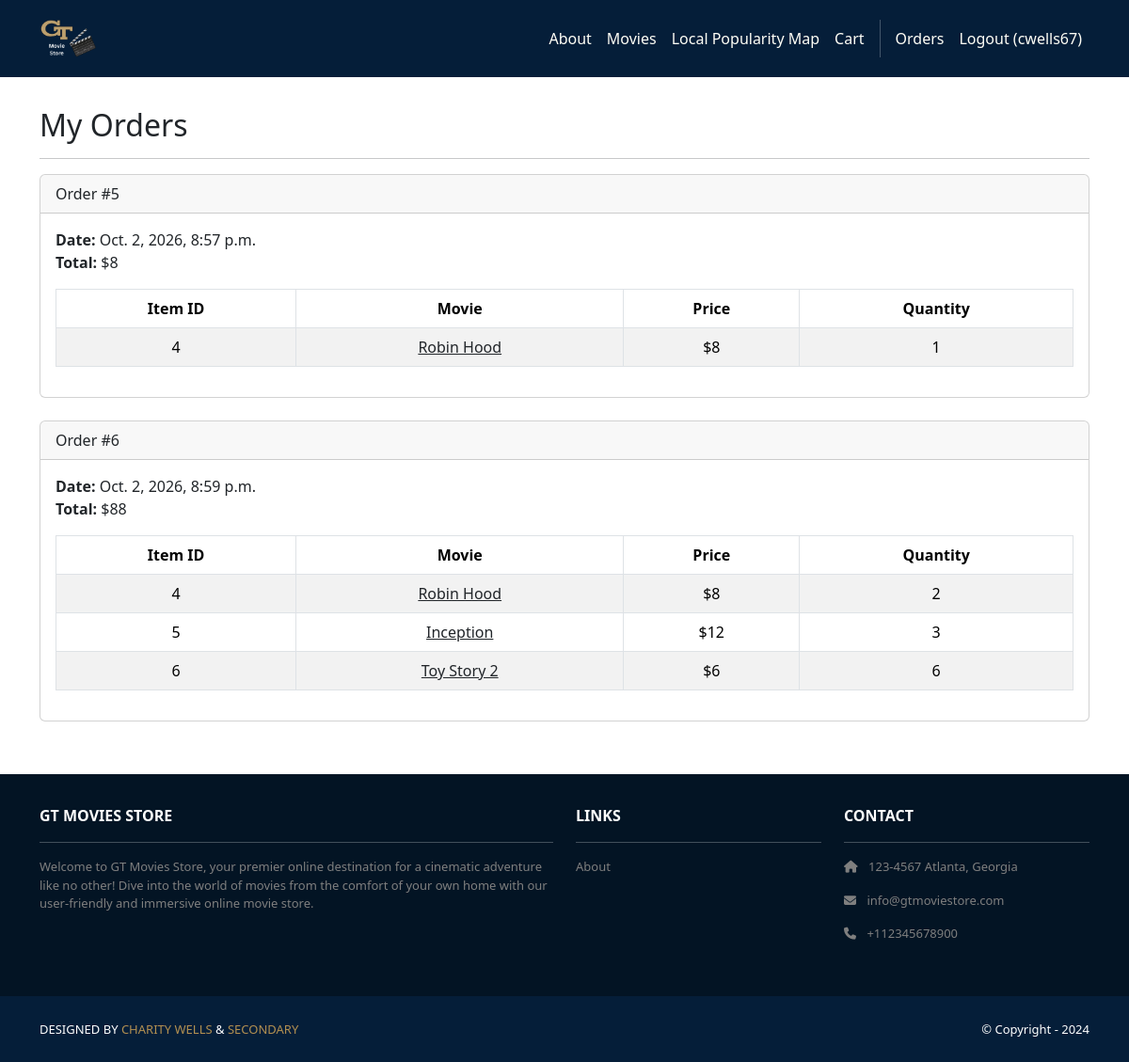
The page /accounts/orders/ (signed in) on the database its author committed.
### cart/models.py (models this page shows, shortened)
class Order(models.Model):
    id = models.AutoField(primary_key=True)
    total = models.IntegerField()
    item_num = models.IntegerField()
    date = models.DateTimeField(auto_now_add=True)
    region = models.CharField(max_length=50, blank=True, default='')
    user = models.ForeignKey(User, on_delete=models.CASCADE)

class Item(models.Model):
    id = models.AutoField(primary_key=True)
    price = models.IntegerField()
    quantity = models.IntegerField()
    order = models.ForeignKey(Order, on_delete=models.CASCADE)
    movie = models.ForeignKey(Movie, on_delete=models.CASCADE)

### movies/models.py (models this page shows, shortened)
class Movie(models.Model):
    id = models.AutoField(primary_key=True)
    name = models.CharField(max_length=255)
    price = models.IntegerField()
    description = models.TextField()
    image = models.ImageField(upload_to='movie_images/')

### accounts/views.py (the view)
# urls.py: path('orders/', views.orders, name='accounts.orders'),
@login_required
def orders(request):
    template_data = {}
    template_data['title'] = 'Orders'
    template_data['orders'] = request.user.order_set.all()
    return render(request, 'accounts/orders.html',
        {'template_data': template_data})

### accounts/templates/accounts/orders.html
{% extends 'base.html' %}
{% block content %}
<div class="p-3">
    <div class="container">
        <div class="row mt-3">
            <div class="col mx-auto mb-3">
                <h2>My Orders</h2>
                <hr />
                {% for order in template_data.orders %}
                <div class="card mb-4">
                    <div class="card-header">
                        Order #{{ order.id }}
                    </div>
                    <div class="card-body">
                        <b>Date:</b> {{ order.date }}<br />
                        <b>Total:</b> ${{ order.total }}<br />
                        <table class="table table-bordered table-striped text-center mt-3">
                            <thead>
                                <tr>
                                    <th scope="col">Item ID</th>
                                    <th scope="col">Movie</th>
                                    <th scope="col">Price</th>
                                    <th scope="col">Quantity</th>
                                </tr>
                            </thead>
                            <tbody>
                                {% for item in order.item_set.all %}
                                <tr>
                                    <td>{{ item.movie.id }}</td>
                                    <td>
                                        <a class="link-dark"
                                           href="{% url 'movies.show' id=item.movie.id %}">
                                            {{ item.movie.name }}
                                        </a>
                                    </td>
                                    <td>${{ item.movie.price }}</td>
                                    <td>{{ item.quantity }}</td>
                                </tr>
                                {% endfor %}
                            </tbody>
                        </table>
                    </div>
                </div>
                {% endfor %}
            </div>
        </div>
    </div>
</div>
{% endblock content %}

### moviesstore/templates/base.html (shortened to what this page needs)
<!DOCTYPE html>
<html>
    {% load static %}
    <head>
        <link href=
                "https://cdn.jsdelivr.net/npm/bootstrap@5.3.3/dist/css/bootstrap.min.css" rel="stylesheet">
        <link rel=
           "stylesheet" href=
                "https://cdnjs.cloudflare.com/ajax/libs/font-awesome/6.1.1/css/all.min.css">
        <link rel="stylesheet" type="text/css"
              href="{% static 'css/style.css' %}">
    </head>
    <body>
        <nav class="p-3 navbar navbar-dark bg-dark navbar-expand-lg">
            <div class="container">
                <a class="navbar-brand"
                   href="{% url 'home.index' %}">
                    <img src="{% static 'img/gtmovielogo.png' %}" alt="logo"
                         height="40" />
                </a>
                <div class="collapse navbar-collapse"
                     id="navbarNavAltMarkup">
                    <div class="navbar-nav ms-auto navbar-ml">
                        <a class="nav-link"
                           href="{% url 'home.about' %}">About</a>
                        <a class="nav-link"
                           href="{% url 'movies.index' %}">Movies</a>
                        <a class="nav-link" href="{% url 'movies.popularity_map' %}">Local Popularity Map</a>
                        <a class="nav-link"
                           href="{% url 'cart.index' %}">Cart</a>
                        {% if user.is_authenticated %}
                        <a class="nav-link"
                           href="{% url 'accounts.orders' %}">Orders
                        </a>
                        <a class="nav-link" href="{% url 'accounts.logout' %}">
                            Logout ({{ user.username }})
                        </a>
                        {% endif %}
                    </div>
                </div>
            </div>
        </nav>
        <div>
            {% block content %}
            {% endblock content %}
        </div>
        <section class="p-3 ms-footer d-none d-md-block">
            <div class="container">
                <div class="row mt-3 text-white">
                    <div class="col-md-6 col-lg-6 col-xl-6
                            mx-auto mb-4">
                        <b>GT MOVIES STORE</b>
                        <hr />
                        <p>
                            Welcome to GT Movies Store, your premier online
                            destination for a cinematic adventure like no other!
                            Dive into the world of movies from the comfort of your
                            own home with our user-friendly and immersive online movie
                             store.
                        </p>
                    </div>
                    <div class="col-md-3 col-lg-3 col-xl-3
                            mx-auto mb-4">
                        <b>LINKS</b>
                        <hr />
                        <p><a class="nav-link"
                            href="{% url 'home.about' %}">
                            About
                        </a></p>
                    </div>
                    <div class="col-md-3 col-lg-3 col-xl-3 mx-auto
                            mb-4">
                        <b>CONTACT</b>
                        <hr />
                        <p><i class="fas fa-home me-2"></i>
                            123-4567 Atlanta, Georgia
                        </p>
                        <p><i class="fas fa-envelope me-2"></i>
                            info@gtmoviestore.com
                        </p>
                        <p><i class="fas fa-phone me-2"></i>
                            +112345678900
                        </p>
                    </div>
                </div>
            </div>
        </section>
        <section class="p-3 ms-footer-bottom bg-dark">
            <div class="container d-flex justify-content-between">
                <div class="me-5 text-white">
                    <span>DESIGNED BY
                        <a href="https://www.x.com/charwell"
                           target="_blank">CHARITY WELLS</a> &
                        <a href="https://www.x.com/secondary"
                           target="_blank">SECONDARY</a>
                    </span>
                </div>
                <div class="text-white">
                    <span>© Copyright - 2024</span>
                </div>
            </div>
        </section>
    </body>
</html>

### moviesstore/static/css/style.css (style rules this page uses)
:root { --gt-navy: #051E39; --gt-gold: #B39051; --gt-gold_dark: #8F713D; --gt-navy-medium: #003D69; }
.navbar a.nav-link { color: #FFFEF6 !important; }
.bg-dark { background-color: #051E39 !important; }
.ms-footer { background-color: #031424; bottom:0; }
.ms-footer p { color: #7F7F7F; font-size: 13px; }
.ms-footer-bottom span { font-size: 13px; line-height: 38px; }
.ms-footer-bottom a { color: #B39051; text-decoration: none; }

### rows shown on the page
Order: id "5", date "Oct. 2, 2026, 8:57 p.m.", total "8"
Item: movie.id "4", movie.name "Robin Hood", movie.price "8", quantity "1"
Order: id "6", date "Oct. 2, 2026, 8:59 p.m.", total "88"
Item: movie.id "4", movie.name "Robin Hood", movie.price "8", quantity "2"
Item: movie.id "5", movie.name "Inception", movie.price "12", quantity "3"
Item: movie.id "6", movie.name "Toy Story 2", movie.price "6", quantity "6"

### other values the page prints
{{ user.username }} "cwells67"
